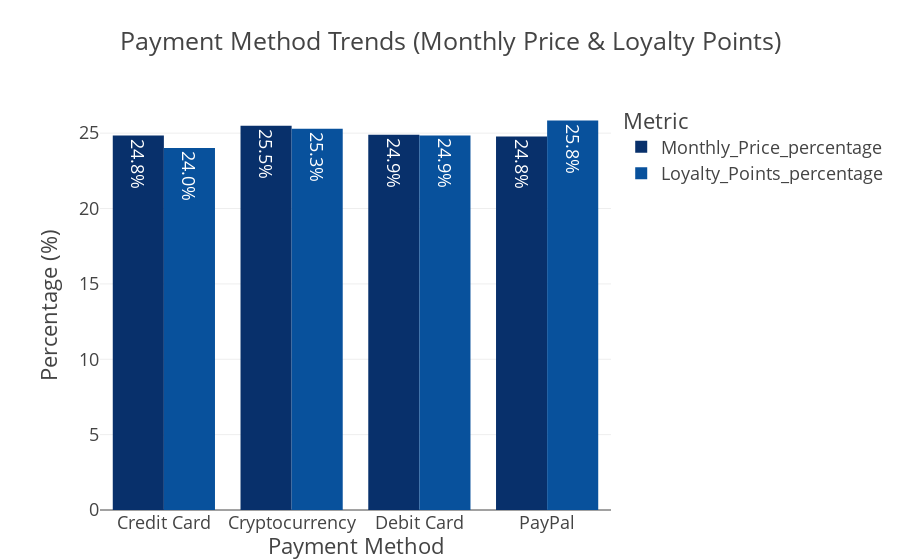

Notebook source saved alongside this figure:
### Code cell
import os
import plotly.express as px

# Melt the DataFrame
melted = pay_trends.melt(
    id_vars='Payment_Method',
    value_vars=['Monthly_Price_percentage', 'Loyalty_Points_percentage'],
    var_name='Metric',
    value_name='Percentage'
)

# Create grouped bar chart with different blue colors per metric and legend
fig = px.bar(
    melted,
    x='Payment_Method',
    y='Percentage',
    color='Metric',  # Color by metric to differentiate bars
    barmode='group',
    title="Payment Method Trends (Monthly Price & Loyalty Points)",
    text='Percentage',
    color_discrete_sequence=px.colors.sequential.Blues_r,  # Blue color scale
    height=500
)

# Text formatting
fig.update_traces(
    texttemplate='%{text:.1f}%',
    textposition='inside',
    marker_line_width=0
)

# Layout styling
fig.update_layout(
    xaxis_title="Payment Method",
    yaxis_title="Percentage (%)",
    template="presentation",
    showlegend=True,  # Show legend
    legend_title_text="Metric",
    margin=dict(l=100, r=50, t=100, b=50),
    paper_bgcolor="rgba(0,0,0,0)",
    plot_bgcolor="rgba(0,0,0,0)"
)

# Show chart
fig.show()

# Save chart
fig.write_image(os.path.join(result_dir, 'Payment_Method_Trends_Bar_chart.jpg'))
fig.write_image(os.path.join(result_dir, 'Payment_Method_Trends_Bar_chart.png'))
fig.write_html(os.path.join(result_dir, 'Payment_Method_Trends_Bar_chart.html'))

### Figure 1 — Plotly figure (JSON) as saved in the notebook; plotly's stock layout.template omitted (floating-point values rounded to 4 significant figures)
{"data": [{"alignmentgroup": "True", "hovertemplate": "Metric=Monthly_Price_percentage<br>Payment_Method=%{x}<br>Percentage=%{text}<extra></extra>", "legendgroup": "Monthly_Price_percentage", "marker": {"color": "rgb(8,48,107)", "line": {"width": 0}, "pattern": {"shape": ""}}, "name": "Monthly_Price_percentage", "offsetgroup": "Monthly_Price_percentage", "orientation": "v", "showlegend": true, "text": [24.84, 25.49, 24.89, 24.78], "textposition": "inside", "texttemplate": "%{text:.1f}%", "type": "bar", "x": ["Credit Card", "Cryptocurrency", "Debit Card", "PayPal"], "xaxis": "x", "y": [24.84, 25.49, 24.89, 24.78], "yaxis": "y"}, {"alignmentgroup": "True", "hovertemplate": "Metric=Loyalty_Points_percentage<br>Payment_Method=%{x}<br>Percentage=%{text}<extra></extra>", "legendgroup": "Loyalty_Points_percentage", "marker": {"color": "rgb(8,81,156)", "line": {"width": 0}, "pattern": {"shape": ""}}, "name": "Loyalty_Points_percentage", "offsetgroup": "Loyalty_Points_percentage", "orientation": "v", "showlegend": true, "text": [24.01, 25.3, 24.85, 25.84], "textposition": "inside", "texttemplate": "%{text:.1f}%", "type": "bar", "x": ["Credit Card", "Cryptocurrency", "Debit Card", "PayPal"], "xaxis": "x", "y": [24.01, 25.3, 24.85, 25.84], "yaxis": "y"}], "layout": {"autosize": true, "barmode": "group", "legend": {"title": {"text": "Metric"}, "tracegroupgap": 0}, "margin": {"b": 50, "l": 100, "r": 50, "t": 100}, "paper_bgcolor": "rgba(0, 0, 0, 0)", "plot_bgcolor": "rgba(0, 0, 0, 0)", "showlegend": true, "title": {"text": "Payment Method Trends (Monthly Price & Loyalty Points)"}, "xaxis": {"anchor": "y", "autorange": true, "domain": [0, 1], "range": [-0.5, 3.5], "title": {"text": "Payment Method"}, "type": "category"}, "yaxis": {"anchor": "x", "autorange": true, "domain": [0, 1], "range": [0, 27.2], "title": {"text": "Percentage (%)"}, "type": "linear"}}}
